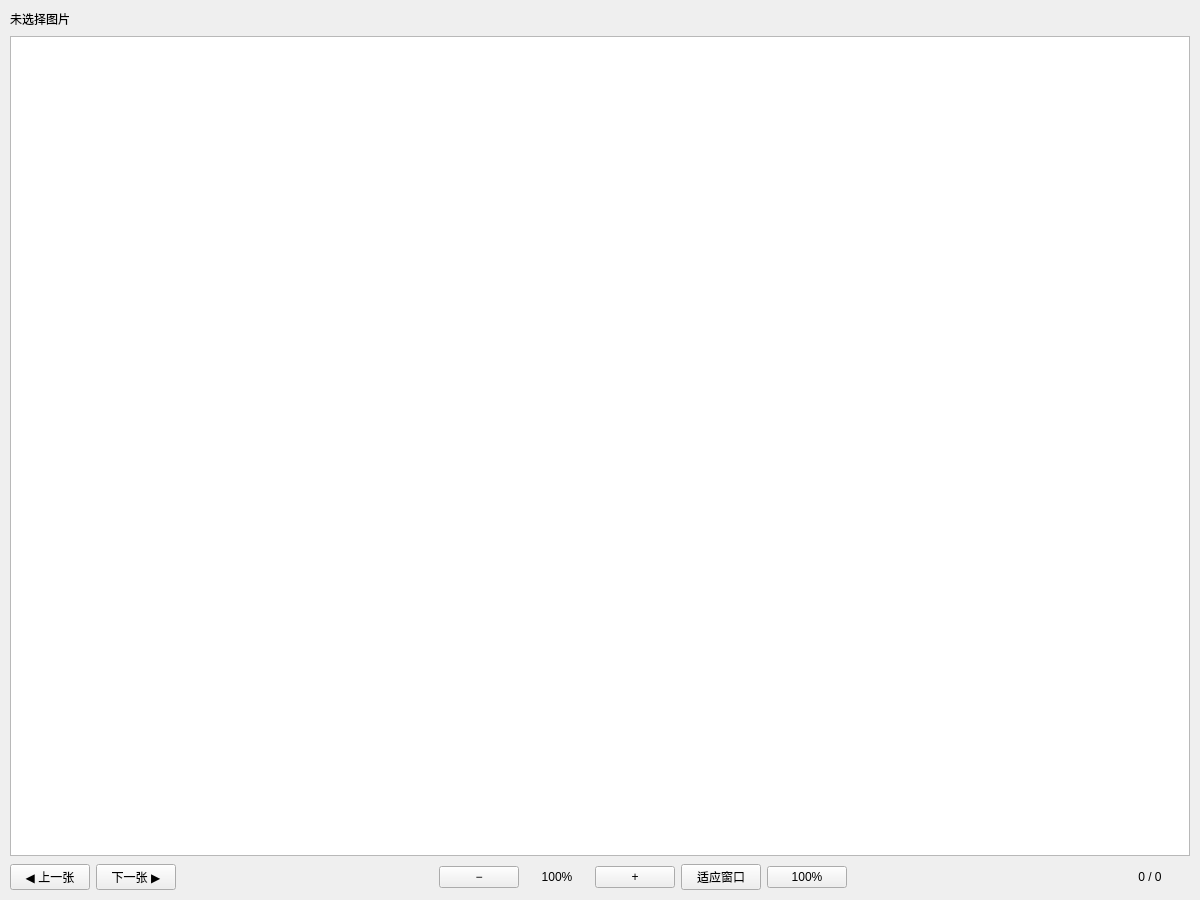
<?xml version="1.0" encoding="UTF-8"?>
<ui version="4.0">
 <class>ImageViewerDialog</class>
 <widget class="QDialog" name="ImageViewerDialog">
  <property name="geometry">
   <rect>
    <x>0</x>
    <y>0</y>
    <width>1200</width>
    <height>900</height>
   </rect>
  </property>
  <property name="minimumSize">
   <size>
    <width>640</width>
    <height>480</height>
   </size>
  </property>
  <property name="windowTitle">
   <string>图片浏览器 / Image Viewer</string>
  </property>
  <layout class="QVBoxLayout" name="verticalLayout">
   <property name="spacing">
    <number>8</number>
   </property>
   <property name="leftMargin">
    <number>10</number>
   </property>
   <property name="topMargin">
    <number>10</number>
   </property>
   <property name="rightMargin">
    <number>10</number>
   </property>
   <property name="bottomMargin">
    <number>10</number>
   </property>
   <item>
    <widget class="QLabel" name="lblFileName">
     <property name="text">
      <string>未选择图片</string>
     </property>
     <property name="textInteractionFlags">
      <set>Qt::TextInteractionFlag::TextSelectableByMouse</set>
     </property>
    </widget>
   </item>
   <item>
    <widget class="QGraphicsView" name="imageViewerView">
     <property name="focusPolicy">
      <enum>Qt::FocusPolicy::StrongFocus</enum>
     </property>
     <property name="horizontalScrollBarPolicy">
      <enum>Qt::ScrollBarPolicy::ScrollBarAsNeeded</enum>
     </property>
     <property name="verticalScrollBarPolicy">
      <enum>Qt::ScrollBarPolicy::ScrollBarAsNeeded</enum>
     </property>
     <property name="alignment">
      <set>Qt::AlignmentFlag::AlignCenter</set>
     </property>
     <property name="interactive">
      <bool>false</bool>
     </property>
    </widget>
   </item>
   <item>
    <layout class="QHBoxLayout" name="toolbarLayout">
     <property name="spacing">
      <number>6</number>
     </property>
     <item>
      <widget class="QPushButton" name="btnPrevious">
       <property name="focusPolicy">
        <enum>Qt::FocusPolicy::NoFocus</enum>
       </property>
       <property name="toolTip">
        <string>上一张（←）</string>
       </property>
       <property name="text">
        <string>◀ 上一张</string>
       </property>
      </widget>
     </item>
     <item>
      <widget class="QPushButton" name="btnNext">
       <property name="focusPolicy">
        <enum>Qt::FocusPolicy::NoFocus</enum>
       </property>
       <property name="toolTip">
        <string>下一张（→）</string>
       </property>
       <property name="text">
        <string>下一张 ▶</string>
       </property>
      </widget>
     </item>
     <item>
      <spacer name="horizontalSpacerLeft">
       <property name="orientation">
        <enum>Qt::Orientation::Horizontal</enum>
       </property>
       <property name="sizeHint" stdset="0">
        <size>
         <width>20</width>
         <height>20</height>
        </size>
       </property>
      </spacer>
     </item>
     <item>
      <widget class="QPushButton" name="btnZoomOut">
       <property name="focusPolicy">
        <enum>Qt::FocusPolicy::NoFocus</enum>
       </property>
       <property name="toolTip">
        <string>缩小（-）</string>
       </property>
       <property name="text">
        <string>−</string>
       </property>
      </widget>
     </item>
     <item>
      <widget class="QLabel" name="lblZoom">
       <property name="minimumSize">
        <size>
         <width>64</width>
         <height>0</height>
        </size>
       </property>
       <property name="text">
        <string>100%</string>
       </property>
       <property name="alignment">
        <set>Qt::AlignmentFlag::AlignCenter</set>
       </property>
      </widget>
     </item>
     <item>
      <widget class="QPushButton" name="btnZoomIn">
       <property name="focusPolicy">
        <enum>Qt::FocusPolicy::NoFocus</enum>
       </property>
       <property name="toolTip">
        <string>放大（+）</string>
       </property>
       <property name="text">
        <string>+</string>
       </property>
      </widget>
     </item>
     <item>
      <widget class="QPushButton" name="btnFit">
       <property name="focusPolicy">
        <enum>Qt::FocusPolicy::NoFocus</enum>
       </property>
       <property name="toolTip">
        <string>适应窗口（F）</string>
       </property>
       <property name="text">
        <string>适应窗口</string>
       </property>
      </widget>
     </item>
     <item>
      <widget class="QPushButton" name="btnActualSize">
       <property name="focusPolicy">
        <enum>Qt::FocusPolicy::NoFocus</enum>
       </property>
       <property name="toolTip">
        <string>显示为 100%（0）</string>
       </property>
       <property name="text">
        <string>100%</string>
       </property>
      </widget>
     </item>
     <item>
      <spacer name="horizontalSpacerRight">
       <property name="orientation">
        <enum>Qt::Orientation::Horizontal</enum>
       </property>
       <property name="sizeHint" stdset="0">
        <size>
         <width>20</width>
         <height>20</height>
        </size>
       </property>
      </spacer>
     </item>
     <item>
      <widget class="QLabel" name="lblPosition">
       <property name="minimumSize">
        <size>
         <width>80</width>
         <height>0</height>
        </size>
       </property>
       <property name="text">
        <string>0 / 0</string>
       </property>
       <property name="alignment">
        <set>Qt::AlignmentFlag::AlignCenter</set>
       </property>
      </widget>
     </item>
    </layout>
   </item>
  </layout>
 </widget>
 <resources/>
 <connections/>
</ui>
